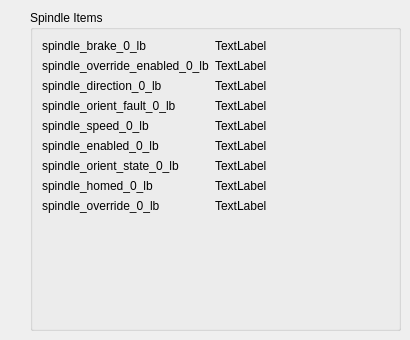
      <widget class="QWidget" name="tab_7">
       <attribute name="title">
        <string>Spindles</string>
       </attribute>
       <widget class="QGroupBox" name="groupBox_9">
        <property name="geometry">
         <rect>
          <x>30</x>
          <y>10</y>
          <width>371</width>
          <height>321</height>
         </rect>
        </property>
        <property name="title">
         <string>Spindle Items</string>
        </property>
        <layout class="QFormLayout" name="formLayout">
         <item row="0" column="0">
          <widget class="QLabel" name="label_80">
           <property name="text">
            <string>spindle_brake_0_lb</string>
           </property>
          </widget>
         </item>
         <item row="0" column="1">
          <widget class="QLabel" name="spindle_brake_0_lb">
           <property name="text">
            <string>TextLabel</string>
           </property>
          </widget>
         </item>
         <item row="1" column="0">
          <widget class="QLabel" name="label_84">
           <property name="text">
            <string>spindle_override_enabled_0_lb</string>
           </property>
          </widget>
         </item>
         <item row="1" column="1">
          <widget class="QLabel" name="spindle_override_enabled_0_lb">
           <property name="text">
            <string>TextLabel</string>
           </property>
          </widget>
         </item>
         <item row="2" column="0">
          <widget class="QLabel" name="label_86">
           <property name="text">
            <string>spindle_direction_0_lb</string>
           </property>
          </widget>
         </item>
         <item row="2" column="1">
          <widget class="QLabel" name="spindle_direction_0_lb">
           <property name="text">
            <string>TextLabel</string>
           </property>
          </widget>
         </item>
         <item row="3" column="0">
          <widget class="QLabel" name="label_87">
           <property name="text">
            <string>spindle_orient_fault_0_lb</string>
           </property>
          </widget>
         </item>
         <item row="3" column="1">
          <widget class="QLabel" name="spindle_orient_fault_0_lb">
           <property name="text">
            <string>TextLabel</string>
           </property>
          </widget>
         </item>
         <item row="4" column="0">
          <widget class="QLabel" name="label_88">
           <property name="text">
            <string>spindle_speed_0_lb</string>
           </property>
          </widget>
         </item>
         <item row="4" column="1">
          <widget class="QLabel" name="spindle_speed_0_lb">
           <property name="text">
            <string>TextLabel</string>
           </property>
          </widget>
         </item>
         <item row="5" column="0">
          <widget class="QLabel" name="label_89">
           <property name="text">
            <string>spindle_enabled_0_lb</string>
           </property>
          </widget>
         </item>
         <item row="5" column="1">
          <widget class="QLabel" name="spindle_enabled_0_lb">
           <property name="text">
            <string>TextLabel</string>
           </property>
          </widget>
         </item>
         <item row="6" column="0">
          <widget class="QLabel" name="label_90">
           <property name="text">
            <string>spindle_orient_state_0_lb</string>
           </property>
          </widget>
         </item>
         <item row="6" column="1">
          <widget class="QLabel" name="spindle_orient_state_0_lb">
           <property name="text">
            <string>TextLabel</string>
           </property>
          </widget>
         </item>
         <item row="7" column="0">
          <widget class="QLabel" name="label_91">
           <property name="text">
            <string>spindle_homed_0_lb</string>
           </property>
          </widget>
         </item>
         <item row="7" column="1">
          <widget class="QLabel" name="spindle_homed_0_lb">
           <property name="text">
            <string>TextLabel</string>
           </property>
          </widget>
         </item>
         <item row="8" column="0">
          <widget class="QLabel" name="label_93">
           <property name="text">
            <string>spindle_override_0_lb</string>
           </property>
          </widget>
         </item>
         <item row="8" column="1">
          <widget class="QLabel" name="spindle_override_0_lb">
           <property name="text">
            <string>TextLabel</string>
           </property>
          </widget>
         </item>
        </layout>
       </widget>
      </widget>
